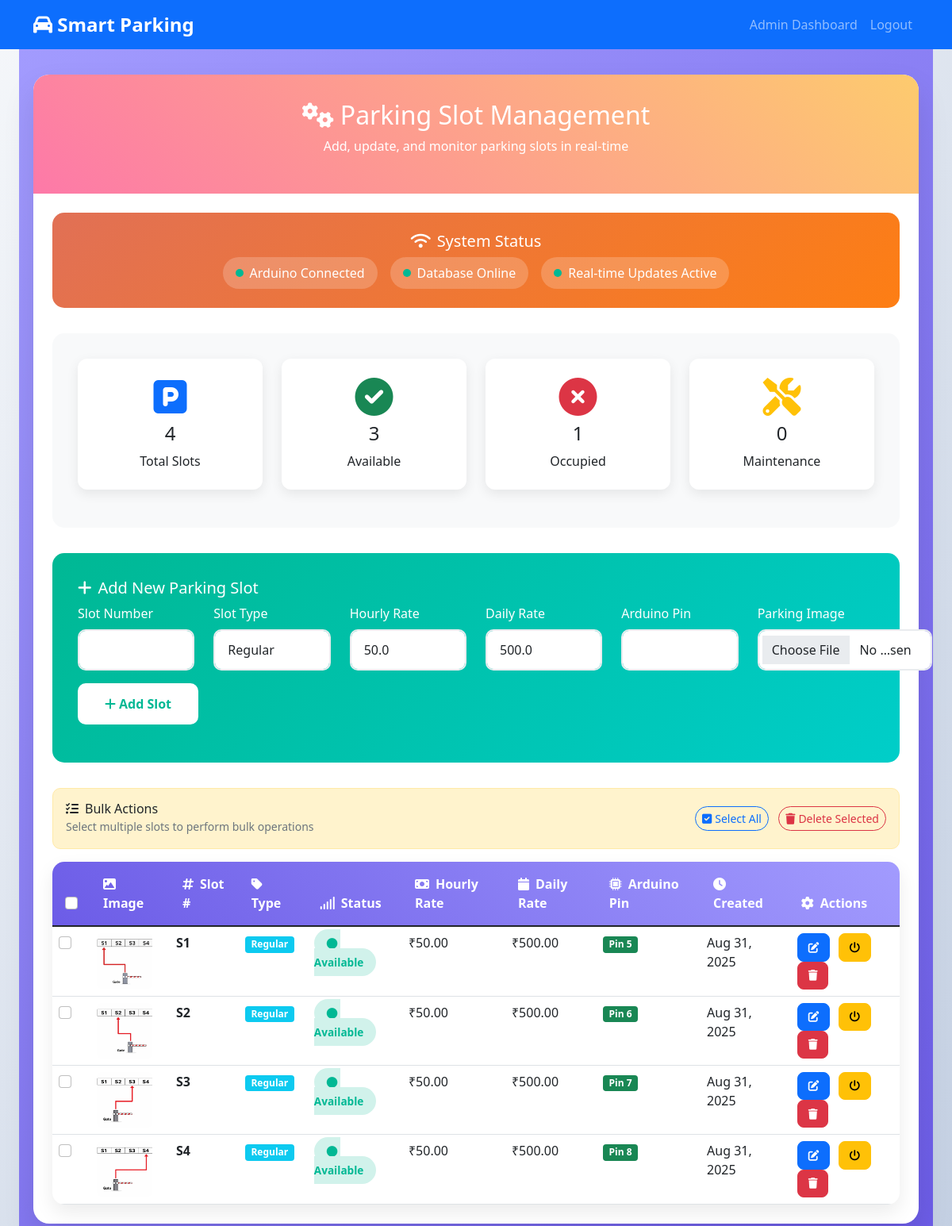
Screenshot of /administrator/slots/ (signed in) with the database file from the repository.
### parking/models.py (models this page shows, shortened)
class ParkingSlot(models.Model):
    SLOT_TYPES = [
        ('regular', 'Regular'),
        ('vip', 'VIP'),
        ('disabled', 'Disabled'),
    ]
    parking_map = models.ImageField(upload_to='parking_slots/', null=True, blank=True)
    slot_number = models.CharField(max_length=10, unique=True)
    slot_type = models.CharField(max_length=20, choices=SLOT_TYPES, default='regular')
    is_occupied = models.BooleanField(default=False)
    hourly_rate = models.DecimalField(max_digits=10, decimal_places=2, default=50.00)
    daily_rate = models.DecimalField(max_digits=10, decimal_places=2, default=500.00)
    arduino_pin = models.IntegerField(null=True, blank=True)  # For Arduino integration
    created_at = models.DateTimeField(auto_now_add=True)
    updated_at = models.DateTimeField(auto_now=True)

### parking/views.py (the view)
# urls.py: path('administrator/slots/', views.manage_slots, name='manage_slots'),
@staff_member_required
def manage_slots(request):
    slots = ParkingSlot.objects.all()
    if request.method == 'POST':
        form = ParkingSlotForm(request.POST, request.FILES)
        if form.is_valid():
            form.save()
            messages.success(request, 'Parking slot added successfully!')
            return redirect('manage_slots')
    else:
        form = ParkingSlotForm()
    context = {
        'slots': slots,
        'form': form
    }
    return render(request, 'parking/slot_management.html', context)

### parking/templates/parking/slot_management.html (shortened to what this page needs)
{% extends 'parking/base.html' %}
{% load static %}
{% block content %}
<div class="management-container">
    <div class="container">
        <div class="management-card">
            <div class="management-header">
                <h2><i class="fas fa-cogs me-2"></i>Parking Slot Management</h2>
                <p>Add, update, and monitor parking slots in real-time</p>
            </div>
            <div class="card-body p-4">
                <div class="real-time-status">
                    <h5><i class="fas fa-wifi me-2"></i>System Status</h5>
                    <div class="d-flex justify-content-center align-items-center">
                        <div class="arduino-indicator">
                            <div class="connection-dot connected" id="connectionStatus"></div>
                            <span id="connectionText">Arduino Connected</span>
                        </div>
                        <div class="arduino-indicator">
                            <div class="connection-dot connected"></div>
                            <span>Database Online</span>
                        </div>
                        <div class="arduino-indicator">
                            <div class="connection-dot connected"></div>
                            <span>Real-time Updates Active</span>
                        </div>
                    </div>
                </div>
                <div class="stats-row">
                    <div class="row">
                        <div class="col-md-3 mb-3">
                            <div class="stat-card">
                                <i class="fas fa-parking fa-3x text-primary mb-2"></i>
                                <h4>{{ slots.count }}</h4>
                                <p class="mb-0">Total Slots</p>
                            </div>
                        </div>
                        <div class="col-md-3 mb-3">
                            <div class="stat-card">
                                <i class="fas fa-check-circle fa-3x text-success mb-2"></i>
                                <h4>{{ slots|length|add:"-1" }}</h4>
                                <p class="mb-0">Available</p>
                            </div>
                        </div>
                        <div class="col-md-3 mb-3">
                            <div class="stat-card">
                                <i class="fas fa-times-circle fa-3x text-danger mb-2"></i>
                                <h4>1</h4>
                                <p class="mb-0">Occupied</p>
                            </div>
                        </div>
                        <div class="col-md-3 mb-3">
                            <div class="stat-card">
                                <i class="fas fa-tools fa-3x text-warning mb-2"></i>
                                <h4>0</h4>
                                <p class="mb-0">Maintenance</p>
                            </div>
                        </div>
                    </div>
                </div>
                <div class="add-slot-form">
                    <h5><i class="fas fa-plus me-2"></i>Add New Parking Slot</h5>
                    <form method="post" enctype="multipart/form-data" class="row align-items-end">
                        <div class="col-md-2 mb-3">
                            <label class="form-label">Slot Number</label>
                            {{ form.slot_number }}
                        </div>
                        <div class="col-md-2 mb-3">
                            <label class="form-label">Slot Type</label>
                            {{ form.slot_type }}
                        </div>
                        <div class="col-md-2 mb-3">
                            <label class="form-label">Hourly Rate</label>
                            {{ form.hourly_rate }}
                        </div>
                        <div class="col-md-2 mb-3">
                            <label class="form-label">Daily Rate</label>
                            {{ form.daily_rate }}
                        </div>
                        <div class="col-md-2 mb-3">
                            <label class="form-label">Arduino Pin</label>
                            {{ form.arduino_pin }}
                        </div>
                        <div class="col-md-2 mb-3">
                            <label class="form-label">Parking Image</label>
                            {{ form.parking_map }}
                        </div>
                        <div class="col-md-12 mb-3">
                            <button type="submit" class="btn btn-add">
                                <i class="fas fa-plus me-1"></i>Add Slot
                            </button>
                        </div>
                    </form>
                </div>
                <div class="bulk-actions">
                    <div class="row align-items-center">
                        <div class="col-md-8">
                            <h6 class="mb-0"><i class="fas fa-tasks me-2"></i>Bulk Actions</h6>
                            <small class="text-muted">Select multiple slots to perform bulk operations</small>
                        </div>
                        <div class="col-md-4 text-end">
                            <button class="btn btn-sm btn-outline-primary me-2" onclick="selectAll()">
                                <i class="fas fa-check-square me-1"></i>Select All
                            </button>
                            <button class="btn btn-sm btn-outline-danger" onclick="bulkDelete()">
                                <i class="fas fa-trash me-1"></i>Delete Selected
                            </button>
                        </div>
                    </div>
                </div>
                <div class="slots-table">
                    <div class="table-responsive">
                        <table class="table table-hover mb-0">
                            <thead>
                                <tr>
                                    <th>
                                        <input type="checkbox" class="form-check-input" id="selectAllCheckbox">
                                    </th>
                                    <th><i class="fas fa-image me-2"></i>Image</th>
                                    <th><i class="fas fa-hashtag me-2"></i>Slot #</th>
                                    <th><i class="fas fa-tag me-2"></i>Type</th>
                                    <th><i class="fas fa-signal me-2"></i>Status</th>
                                    <th><i class="fas fa-money-bill me-2"></i>Hourly Rate</th>
                                    <th><i class="fas fa-calendar me-2"></i>Daily Rate</th>
                                    <th><i class="fas fa-microchip me-2"></i>Arduino Pin</th>
                                    <th><i class="fas fa-clock me-2"></i>Created</th>
                                    <th><i class="fas fa-cog me-2"></i>Actions</th>
                                </tr>
                            </thead>
                            <tbody id="slotsTableBody">
                                {% for slot in slots %}
                                <tr data-slot-id="{{ slot.slot_number }}">
                                    <td>
                                        <input type="checkbox" class="form-check-input slot-checkbox" value="{{ slot.id }}">
                                    </td>
                                    <td>
                                        {% if slot.parking_map %}
                                            <img src="{{ slot.parking_map.url }}" alt="{{ slot.slot_number }}" style="width: 70px; height: 70px; object-fit: cover; border-radius: 8px;">
                                        {% else %}
                                            <span class="badge bg-secondary">No Image</span>
                                        {% endif %}
                                    </td>
                                    <td>
                                        <strong>{{ slot.slot_number }}</strong>
                                    </td>
                                    <td>
                                        <span class="badge bg-info">{{ slot.slot_type|capfirst }}</span>
                                    </td>
                                    <td>
                                        <span class="status-badge {% if slot.is_occupied %}status-occupied{% else %}status-available{% endif %}">
                                            <i class="fas fa-circle me-1"></i>
                                            {% if slot.is_occupied %}Occupied{% else %}Available{% endif %}
                                        </span>
                                    </td>
                                    <td>₹{{ slot.hourly_rate }}</td>
                                    <td>₹{{ slot.daily_rate }}</td>
                                    <td>
                                        {% if slot.arduino_pin %}
                                            <span class="badge bg-success">Pin {{ slot.arduino_pin }}</span>
                                        {% else %}
                                            <span class="badge bg-secondary">Not Set</span>
                                        {% endif %}
                                    </td>
                                    <td>{{ slot.created_at|date:"M d, Y" }}</td>
                                    <td>
                                        <button class="btn btn-primary btn-action btn-edit" data-slot-id="{{ slot.id }}">
                                            <i class="fas fa-edit"></i>
                                        </button>
                                        <button class="btn btn-warning btn-action btn-toggle" data-slot-id="{{ slot.id }}">
                                            <i class="fas fa-power-off"></i>
                                        </button>
                                        <button class="btn btn-danger btn-action btn-delete" data-slot-id="{{ slot.id }}">
                                            <i class="fas fa-trash"></i>
                                        </button>
                                    </td>
                                </tr>
                                {% endfor %}
                            </tbody>
                        </table>
                    </div>
                </div>
            </div>
        </div>
    </div>
</div>
{% endblock %}

### parking/templates/parking/base.html (shortened to what this page needs)
<!DOCTYPE html>
<html lang="en">
<head>
    <link href="https://cdn.jsdelivr.net/npm/bootstrap@5.1.3/dist/css/bootstrap.min.css" rel="stylesheet">
    <link href="https://cdnjs.cloudflare.com/ajax/libs/font-awesome/6.0.0/css/all.min.css" rel="stylesheet">
    <link rel="stylesheet" type="text/css" href="{% load static %}{% static 'css/style.css' %}">
</head>
<body>
    <nav class="navbar navbar-expand-lg navbar-dark bg-primary">
        <div class="container">
            <a class="navbar-brand" href="{% url 'home' %}">
                <i class="fas fa-car"></i> Smart Parking
            </a>
            <div class="navbar-nav ms-auto">
                {% if user.is_authenticated %}
                    {% if user.is_staff %}
                        <a class="nav-link" href="{% url 'admin_dashboard' %}">Admin Dashboard</a>
                    {% else %}
                        <a class="nav-link" href="{% url 'user_dashboard' %}">Dashboard</a>
                    {% endif %}
                    <a class="nav-link" href="{% url 'logout' %}">Logout</a>
                {% else %}
                    <a class="nav-link" href="{% url 'user_login' %}">User Login</a>
                    <a class="nav-link" href="{% url 'admin_login' %}">Admin Login</a>
                {% endif %}
            </div>
        </div>
    </nav>
    <main class="container-fluid px-4">
        {% block content %}{% endblock %}
    </main>
    <script src="{% load static %}{% static 'js/main.js' %}"></script>
</body>
</html>

### rows the page displays
ParkingSlot: parking_map (picture), slot_number "S1", slot_type "Regular", is_occupied "Available", hourly_rate "50.00", daily_rate "500.00", arduino_pin "5", created_at "Aug 31, 2025"
ParkingSlot: parking_map (picture), slot_number "S2", slot_type "Regular", is_occupied "Available", hourly_rate "50.00", daily_rate "500.00", arduino_pin "6", created_at "Aug 31, 2025"
ParkingSlot: parking_map (picture), slot_number "S3", slot_type "Regular", is_occupied "Available", hourly_rate "50.00", daily_rate "500.00", arduino_pin "7", created_at "Aug 31, 2025"
ParkingSlot: parking_map (picture), slot_number "S4", slot_type "Regular", is_occupied "Available", hourly_rate "50.00", daily_rate "500.00", arduino_pin "8", created_at "Aug 31, 2025"

### other values shown
{{ slots.count }} "4"
{{ slots|length|add:"-1" }} "3"
